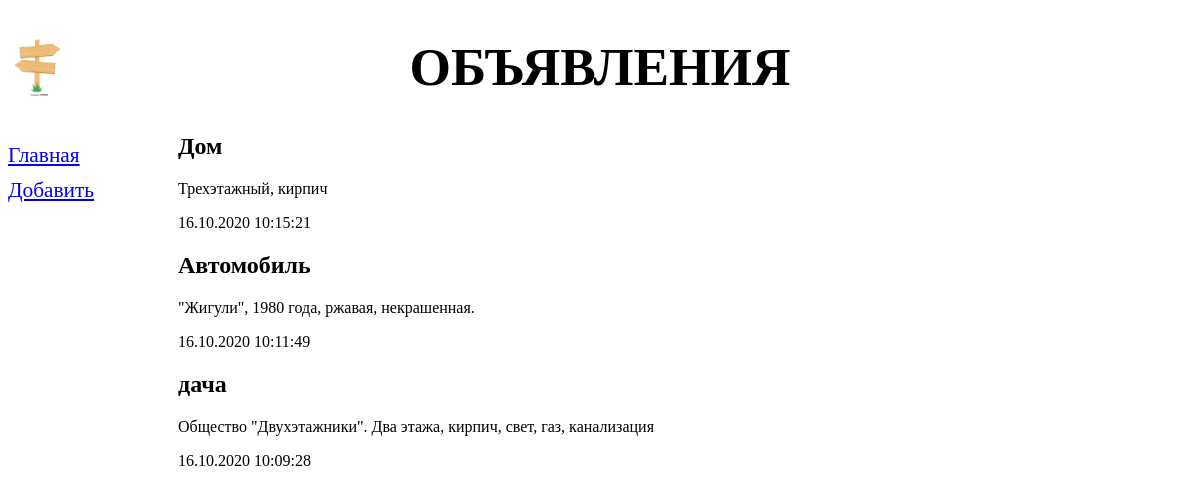
/bboard/, run on the app's committed database.
### bboard/models.py (models this page shows)
class Bb(models.Model):
    title = models.CharField(max_length=50, verbose_name='Товар')
    content = models.TextField(null=True, blank=True, verbose_name='Описание')
    price = models.FloatField(null=True, blank=True, verbose_name='Цена')
    published = models.DateTimeField(auto_now_add=True, db_index=True, verbose_name='Опубликовано')
    rubric = models.ForeignKey('Rubric', null=True, on_delete=models.PROTECT, verbose_name='Рубрика')
    class Meta:
        verbose_name_plural = 'Объявления'
        verbose_name = 'Объявление'
        ordering = ['-published']

### bboard/views.py (the view)
# urls.py: path('', index, name='index'),
def index(request):
    bbs = Bb.objects.all()
    rubrics = Rubric.objects.all()
    context = {
        'bbs': bbs,
        'rubrics': rubrics
    }
    return render(request, 'bboard/index.html', context)

### bboard/templates/bboard/index.html (shortened to what this page needs)
{% extends 'layout/base.html' %}
{% block content %}
{% for bb in bbs %}
<div>
    <h2>{{ bb.title }}</h2>
    <p>{{ bb.content }}</p>
    <p>{{ bb.published|date:"d.m.Y H:i:s" }}</p>
</div>
{% endfor %}
{% endblock %}

### bboard/templates/layout/base.html (shortened to what this page needs)
{% load static %}
<!DOCTYPE html>
<html lang="en">
<head>
    <link rel="stylesheet" type="text/css" href="{% static 'bboard/style.css' %}">
</head>
<body>
<header>
    <h1>Объявления</h1>
</header>
<nav>
    <a href="{% url 'index' %}">Главная</a>
    <a href="{% url 'add' %}">Добавить</a>
</nav>
<section>
    {% block content %}
    {% endblock %}
</section>
</body>
</html>

### bboard/static/bboard/style.css (style rules this page uses)
header h1 { font-size: 40pt; text-transform: uppercase; text-align: center; background: url("bg.png") left / auto 100% no-repeat; }
nav { font-size: 16pt; width: 150px; float: left; }
nav a { display: block; margin: 10px 0px; }
section { margin-left: 170px; }

### data on the page
Bb: title "Дом", content "Трехэтажный, кирпич", published "16.10.2020 10:15:21"
Bb: title "Автомобиль", content "\"Жигули\", 1980 года, ржавая, некрашенная.", published "16.10.2020 10:11:49"
Bb: title "дача", content "Общество \"Двухэтажники\". Два этажа, кирпич, свет, газ, канализация", published "16.10.2020 10:09:28"
